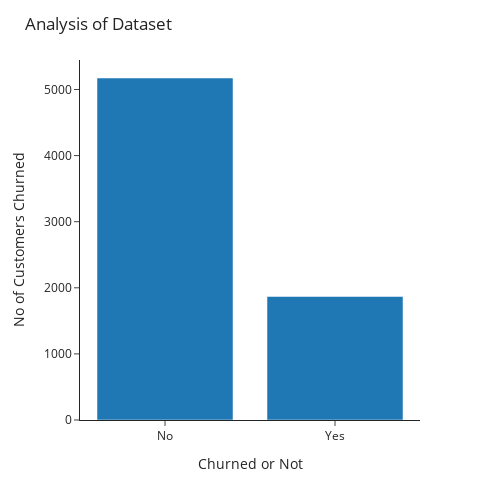

Write notebook code for a chart like this one.
### Code cell
c = pd.DataFrame(df.groupby(['Churn']).ID.count())
c.reset_index(inplace = True)
c.rename(columns = {'ID' : 'Count'}, inplace = True)

fig = px.bar(c, x = 'Churn', y = 'Count', template = 'simple_white')
fig.update_layout(height = 500, width = 500,
                  title='Analysis of Dataset',
                  xaxis_title = 'Churned or Not',
                  yaxis_title = 'No of Customers Churned')
fig.update_traces(
    hovertemplate="<br>".join([
        "Churn : %{x}",
        "No. of Customer's : %{y}"
    ]))
fig.show()

### Figure 1 — Plotly figure (JSON) as saved in the notebook; plotly's stock layout.template omitted (floating-point values rounded to 4 significant figures)
{"data": [{"alignmentgroup": "True", "hovertemplate": "Churn : %{x}<br>No. of Customer's : %{y}", "legendgroup": "", "marker": {"color": "#1F77B4", "pattern": {"shape": ""}}, "name": "", "offsetgroup": "", "orientation": "v", "showlegend": false, "textposition": "auto", "type": "bar", "x": ["No", "Yes"], "xaxis": "x", "y": [5174, 1869], "yaxis": "y"}], "layout": {"barmode": "relative", "height": 500, "legend": {"tracegroupgap": 0}, "margin": {"t": 60}, "title": {"text": "Analysis of Dataset"}, "width": 500, "xaxis": {"anchor": "y", "domain": [0, 1], "title": {"text": "Churned or Not"}}, "yaxis": {"anchor": "x", "domain": [0, 1], "title": {"text": "No of Customers Churned"}}}}
